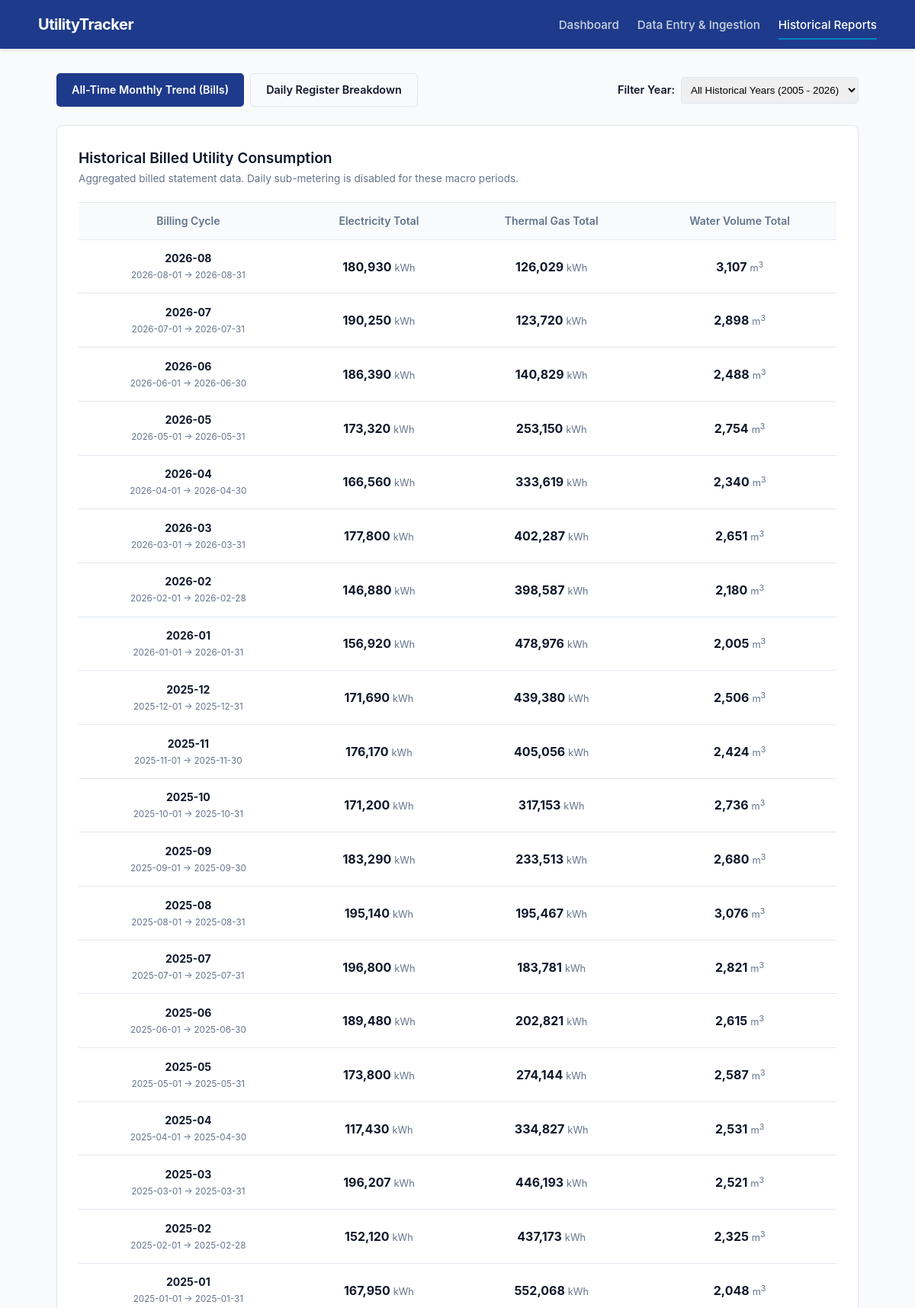
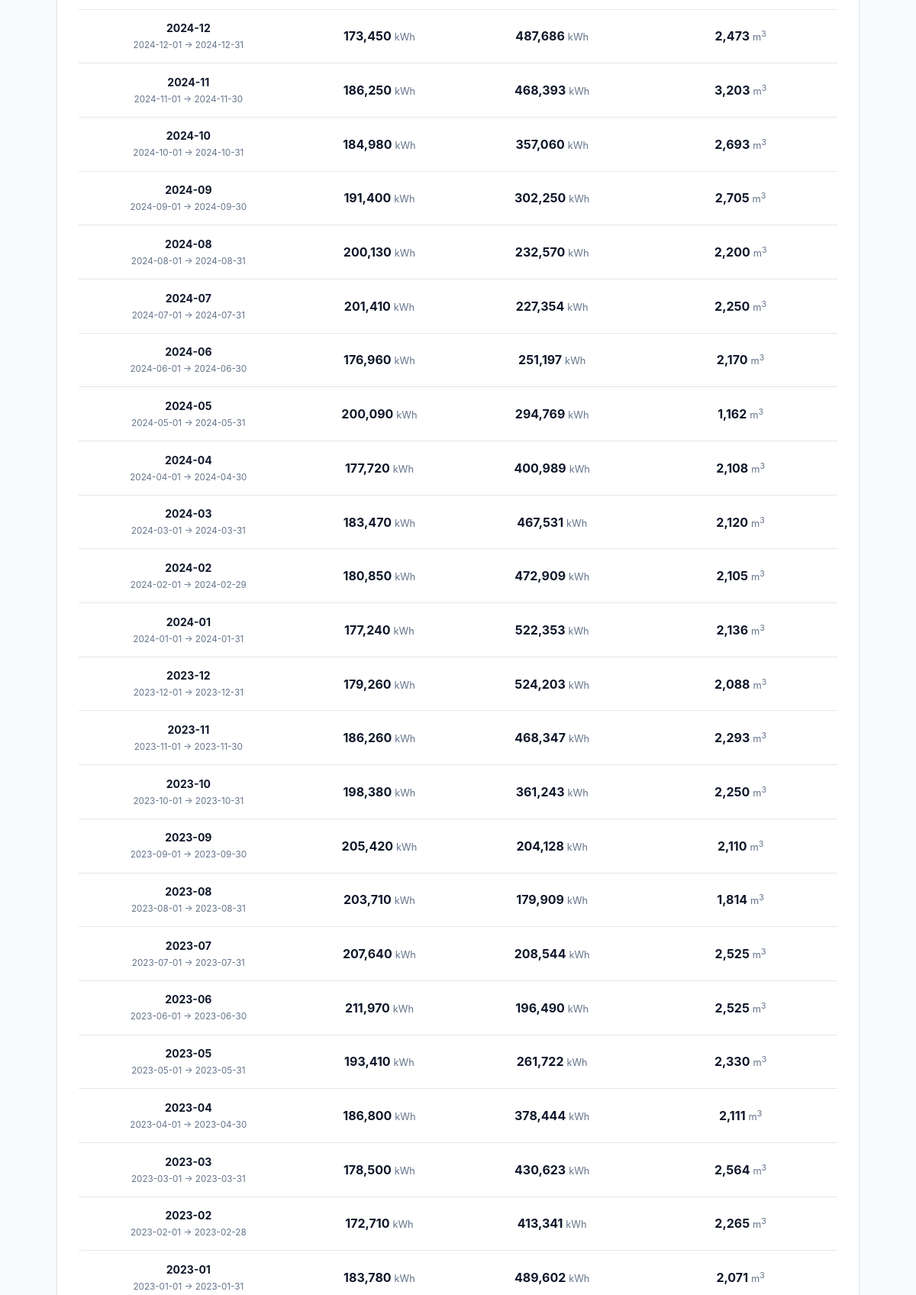
The page /reports/ (upper part) on the database its author committed (2 pictures, top to bottom).
### utility_app/models.py (models this page shows, shortened)
class MonthlyUtilityBill(db.Model):
    __tablename__ = 'monthly_utility_bill'
    id = db.Column(db.Integer, primary_key=True)
    month = db.Column(db.String(7), nullable=False, unique=True)  # Format: "YYYY-MM"
    start_date = db.Column(db.String(10), nullable=False)         # "YYYY-MM-DD"
    end_date = db.Column(db.String(10), nullable=False)           # "YYYY-MM-DD"
    electricity_kwh = db.Column(db.Integer, nullable=False)       # Monthly billed total
    gas_kwh = db.Column(db.Integer, nullable=False)               # Monthly thermal total
    water_m3 = db.Column(db.Integer, nullable=False)              # Monthly volume total

### utility_app/blueprints/reports/routes.py (the view, shortened to what this page needs)
@reports_bp.route('/')
def index():
    view_type = request.args.get('view', 'monthly')  # 'monthly' or 'daily'
    selected_month = request.args.get('month', '')
    selected_year = request.args.get('year', '')
    daily_records = []
    has_daily_data = False
    query = MonthlyUtilityBill.query.order_by(MonthlyUtilityBill.month.desc())
    if selected_year:
        query = query.filter(MonthlyUtilityBill.month.startswith(selected_year))
    monthly_bills = query.all()
    available_years = sorted(list(set(b.month[:4] for b in MonthlyUtilityBill.query.all())), reverse=True)
    return render_template(
        'reports/index.html',
        view_type=view_type,
        selected_month=selected_month,
        selected_year=selected_year,
        has_daily_data=has_daily_data,
        daily_entries=daily_records,
        monthly_bills=monthly_bills,
        available_years=available_years
    )

### utility_app/templates/reports/index.html (shortened to what this page needs)
{% extends "base.html" %}
{% block content %}
<div style="display: flex; justify-content: space-between; align-items: center; margin-bottom: 1.5rem; flex-wrap: wrap; gap: 1rem;">
    <div style="display: flex; gap: 0.5rem;">
        <a href="{{ url_for('reports.index', view='monthly', year=selected_year) }}"
           class="btn {% if view_type == 'monthly' %}btn-primary{% else %}btn-outline{% endif %}">
           All-Time Monthly Trend (Bills)
        </a>
        <a href="{{ url_for('reports.index', view='daily', month=selected_month) }}"
           class="btn {% if view_type == 'daily' %}btn-primary{% else %}btn-outline{% endif %}">
           Daily Register Breakdown
        </a>
    </div>
    {% if view_type == 'monthly' %}
    <form method="GET" action="{{ url_for('reports.index') }}" style="display: flex; align-items: center; gap: 0.5rem;">
        <label for="year-select" style="margin: 0; font-size: 0.9rem;">Filter Year:</label>
        <select id="year-select" name="year" onchange="this.form.submit()" style="padding: 0.5rem; border: 1px solid var(--border); border-radius: 4px;">
            <option value="">All Historical Years (2005 - 2026)</option>
        </select>
    </form>
    {% endif %}
</div>
{% if view_type == 'monthly' %}
<div class="card">
    <div class="card-header">
        <div class="card-title">Historical Billed Utility Consumption {% if selected_year %}({{ selected_year }}){% endif %}</div>
        <div class="card-subtitle">Aggregated billed statement data. Daily sub-metering is disabled for these macro periods.</div>
    </div>
    <table>
        <thead>
            <tr>
                <th>Billing Cycle</th>
                <th>Electricity Total</th>
                <th>Thermal Gas Total</th>
                <th>Water Volume Total</th>
            </tr>
        </thead>
        <tbody>
            {% for b in monthly_bills %}
            <tr>
                <td>
                    <strong>{{ b.month }}</strong>
                    <br><small style="color: var(--text-muted);">{{ b.start_date }} &rarr; {{ b.end_date }}</small>
                </td>
                <td>
                    <span style="font-weight: 700; font-size: 1rem;">{{ "{:,d}".format(b.electricity_kwh) }}</span>
                    <span style="font-size: 0.8rem; color: var(--text-muted);">kWh</span>
                </td>
                <td>
                    <span style="font-weight: 700; font-size: 1rem;">{{ "{:,d}".format(b.gas_kwh) }}</span>
                    <span style="font-size: 0.8rem; color: var(--text-muted);">kWh</span>
                </td>
                <td>
                    <span style="font-weight: 700; font-size: 1rem;">{{ "{:,d}".format(b.water_m3) }}</span>
                    <span style="font-size: 0.8rem; color: var(--text-muted);">m<sup>3</sup></span>
                </td>
            </tr>
            {% else %}
            <tr>
                <td colspan="4" class="empty-state">No utility billing statements recorded for this selection.</td>
            </tr>
            {% endfor %}
        </tbody>
    </table>
</div>
{% endif %}
{% endblock %}

### utility_app/templates/base.html (shortened to what this page needs)
<!DOCTYPE html>
<html lang="en">
<head>
</head>
<body>
    <header>
        <div class="nav-container">
            <a href="{{ url_for('dashboard.index') }}" class="nav-brand">UtilityTracker</a>
            <ul class="nav-links">
                <li><a href="{{ url_for('dashboard.index') }}" class="{% if request.blueprint == 'dashboard' %}active{% endif %}">Dashboard</a></li>
                <li><a href="{{ url_for('entry.index') }}" class="{% if request.blueprint == 'entry' %}active{% endif %}">Data Entry & Ingestion</a></li>
                <li><a href="{{ url_for('reports.index') }}" class="{% if request.blueprint == 'reports' %}active{% endif %}">Historical Reports</a></li>
            </ul>
        </div>
    </header>
    <main>
        {% block content %}{% endblock %}
    </main>
</body>
</html>

### utility_app/templates/base.html (style rules this page uses)
:root { --primary: #1e3a8a; --primary-hover: #172554; --accent: #0284c7; --bg: #f8fafc; --card-bg: #ffffff; --text-main: #0f172a; --text-muted: #64748b; --border: #e2e8f0; --success: #16a34a; --danger: #dc2626; --info: #0284c7; }
* { box-sizing: border-box; margin: 0; padding: 0; }
body { font-family: -apple-system, BlinkMacSystemFont, "Segoe UI", Roboto, Helvetica, Arial, sans-serif; background-color: var(--bg); color: var(--text-main); line-height: 1.5; }
header { background-color: var(--primary); color: white; padding: 0 2rem; box-shadow: 0 2px 4px rgba(0,0,0,0.1); }
.nav-container { max-width: 1100px; margin: auto; display: flex; justify-content: space-between; align-items: center; height: 64px; }
.nav-brand { font-size: 1.25rem; font-weight: 700; letter-spacing: -0.5px; color: white; text-decoration: none; }
.nav-links { display: flex; gap: 1.5rem; list-style: none; }
.nav-links a { color: #cbd5e1; text-decoration: none; font-weight: 500; font-size: 0.95rem; transition: color 0.2s; padding: 0.5rem 0; }
.nav-links a:hover, .nav-links a.active { color: #ffffff; border-bottom: 2px solid var(--accent); }
main { max-width: 1100px; margin: 2rem auto; padding: 0 1.5rem; }
.card { background: var(--card-bg); border: 1px solid var(--border); border-radius: 8px; padding: 1.75rem; box-shadow: 0 1px 3px rgba(0,0,0,0.05); margin-bottom: 1.5rem; }
.card-header { margin-bottom: 1.25rem; }
.card-title { font-size: 1.2rem; font-weight: 600; color: var(--text-main); }
.card-subtitle { font-size: 0.85rem; color: var(--text-muted); margin-top: 2px; }
label { font-size: 0.85rem; font-weight: 600; color: var(--text-main); margin-bottom: 0.35rem; }
.btn { display: inline-flex; justify-content: center; align-items: center; padding: 0.65rem 1.25rem; border-radius: 5px; font-size: 0.9rem; font-weight: 600; cursor: pointer; border: none; text-decoration: none; transition: background-color 0.2s; }
.btn-primary { background-color: var(--primary); color: white; }
.btn-outline { background-color: transparent; border: 1px solid var(--border); color: var(--text-main); }
table { width: 100%; border-collapse: collapse; margin-top: 1rem; }
th, td { padding: 0.85rem 1rem; text-align: center; border-bottom: 1px solid var(--border); font-size: 0.875rem; }
th { background-color: #f8fafc; font-weight: 600; color: var(--text-muted); border-top: 1px solid var(--border); }

### rows shown on the page
MonthlyUtilityBill: month "2026-08", start_date "2026-08-01", end_date "2026-08-31", electricity_kwh "180,930", gas_kwh "126,029", water_m3 "3,107"
MonthlyUtilityBill: month "2026-07", start_date "2026-07-01", end_date "2026-07-31", electricity_kwh "190,250", gas_kwh "123,720", water_m3 "2,898"
MonthlyUtilityBill: month "2026-06", start_date "2026-06-01", end_date "2026-06-30", electricity_kwh "186,390", gas_kwh "140,829", water_m3 "2,488"
MonthlyUtilityBill: month "2026-05", start_date "2026-05-01", end_date "2026-05-31", electricity_kwh "173,320", gas_kwh "253,150", water_m3 "2,754"
MonthlyUtilityBill: month "2026-04", start_date "2026-04-01", end_date "2026-04-30", electricity_kwh "166,560", gas_kwh "333,619", water_m3 "2,340"
MonthlyUtilityBill: month "2026-03", start_date "2026-03-01", end_date "2026-03-31", electricity_kwh "177,800", gas_kwh "402,287", water_m3 "2,651"
MonthlyUtilityBill: month "2026-02", start_date "2026-02-01", end_date "2026-02-28", electricity_kwh "146,880", gas_kwh "398,587", water_m3 "2,180"
MonthlyUtilityBill: month "2026-01", start_date "2026-01-01", end_date "2026-01-31", electricity_kwh "156,920", gas_kwh "478,976", water_m3 "2,005"
MonthlyUtilityBill: month "2025-12", start_date "2025-12-01", end_date "2025-12-31", electricity_kwh "171,690", gas_kwh "439,380", water_m3 "2,506"
MonthlyUtilityBill: month "2025-11", start_date "2025-11-01", end_date "2025-11-30", electricity_kwh "176,170", gas_kwh "405,056", water_m3 "2,424"
MonthlyUtilityBill: month "2025-10", start_date "2025-10-01", end_date "2025-10-31", electricity_kwh "171,200", gas_kwh "317,153", water_m3 "2,736"
MonthlyUtilityBill: month "2025-09", start_date "2025-09-01", end_date "2025-09-30", electricity_kwh "183,290", gas_kwh "233,513", water_m3 "2,680"
MonthlyUtilityBill: month "2025-08", start_date "2025-08-01", end_date "2025-08-31", electricity_kwh "195,140", gas_kwh "195,467", water_m3 "3,076"
MonthlyUtilityBill: month "2025-07", start_date "2025-07-01", end_date "2025-07-31", electricity_kwh "196,800", gas_kwh "183,781", water_m3 "2,821"
MonthlyUtilityBill: month "2025-06", start_date "2025-06-01", end_date "2025-06-30", electricity_kwh "189,480", gas_kwh "202,821", water_m3 "2,615"
MonthlyUtilityBill: month "2025-05", start_date "2025-05-01", end_date "2025-05-31", electricity_kwh "173,800", gas_kwh "274,144", water_m3 "2,587"
MonthlyUtilityBill: month "2025-04", start_date "2025-04-01", end_date "2025-04-30", electricity_kwh "117,430", gas_kwh "334,827", water_m3 "2,531"
MonthlyUtilityBill: month "2025-03", start_date "2025-03-01", end_date "2025-03-31", electricity_kwh "196,207", gas_kwh "446,193", water_m3 "2,521"
MonthlyUtilityBill: month "2025-02", start_date "2025-02-01", end_date "2025-02-28", electricity_kwh "152,120", gas_kwh "437,173", water_m3 "2,325"
MonthlyUtilityBill: month "2025-01", start_date "2025-01-01", end_date "2025-01-31", electricity_kwh "167,950", gas_kwh "552,068", water_m3 "2,048"
MonthlyUtilityBill: month "2024-12", start_date "2024-12-01", end_date "2024-12-31", electricity_kwh "173,450", gas_kwh "487,686", water_m3 "2,473"
MonthlyUtilityBill: month "2024-11", start_date "2024-11-01", end_date "2024-11-30", electricity_kwh "186,250", gas_kwh "468,393", water_m3 "3,203"
MonthlyUtilityBill: month "2024-10", start_date "2024-10-01", end_date "2024-10-31", electricity_kwh "184,980", gas_kwh "357,060", water_m3 "2,693"
MonthlyUtilityBill: month "2024-09", start_date "2024-09-01", end_date "2024-09-30", electricity_kwh "191,400", gas_kwh "302,250", water_m3 "2,705"
MonthlyUtilityBill: month "2024-08", start_date "2024-08-01", end_date "2024-08-31", electricity_kwh "200,130", gas_kwh "232,570", water_m3 "2,200"
MonthlyUtilityBill: month "2024-07", start_date "2024-07-01", end_date "2024-07-31", electricity_kwh "201,410", gas_kwh "227,354", water_m3 "2,250"
MonthlyUtilityBill: month "2024-06", start_date "2024-06-01", end_date "2024-06-30", electricity_kwh "176,960", gas_kwh "251,197", water_m3 "2,170"
MonthlyUtilityBill: month "2024-05", start_date "2024-05-01", end_date "2024-05-31", electricity_kwh "200,090", gas_kwh "294,769", water_m3 "1,162"
MonthlyUtilityBill: month "2024-04", start_date "2024-04-01", end_date "2024-04-30", electricity_kwh "177,720", gas_kwh "400,989", water_m3 "2,108"
MonthlyUtilityBill: month "2024-03", start_date "2024-03-01", end_date "2024-03-31", electricity_kwh "183,470", gas_kwh "467,531", water_m3 "2,120"
MonthlyUtilityBill: month "2024-02", start_date "2024-02-01", end_date "2024-02-29", electricity_kwh "180,850", gas_kwh "472,909", water_m3 "2,105"
MonthlyUtilityBill: month "2024-01", start_date "2024-01-01", end_date "2024-01-31", electricity_kwh "177,240", gas_kwh "522,353", water_m3 "2,136"
MonthlyUtilityBill: month "2023-12", start_date "2023-12-01", end_date "2023-12-31", electricity_kwh "179,260", gas_kwh "524,203", water_m3 "2,088"
MonthlyUtilityBill: month "2023-11", start_date "2023-11-01", end_date "2023-11-30", electricity_kwh "186,260", gas_kwh "468,347", water_m3 "2,293"
MonthlyUtilityBill: month "2023-10", start_date "2023-10-01", end_date "2023-10-31", electricity_kwh "198,380", gas_kwh "361,243", water_m3 "2,250"
MonthlyUtilityBill: month "2023-09", start_date "2023-09-01", end_date "2023-09-30", electricity_kwh "205,420", gas_kwh "204,128", water_m3 "2,110"
MonthlyUtilityBill: month "2023-08", start_date "2023-08-01", end_date "2023-08-31", electricity_kwh "203,710", gas_kwh "179,909", water_m3 "1,814"
MonthlyUtilityBill: month "2023-07", start_date "2023-07-01", end_date "2023-07-31", electricity_kwh "207,640", gas_kwh "208,544", water_m3 "2,525"
MonthlyUtilityBill: month "2023-06", start_date "2023-06-01", end_date "2023-06-30", electricity_kwh "211,970", gas_kwh "196,490", water_m3 "2,525"
MonthlyUtilityBill: month "2023-05", start_date "2023-05-01", end_date "2023-05-31", electricity_kwh "193,410", gas_kwh "261,722", water_m3 "2,330"
MonthlyUtilityBill: month "2023-04", start_date "2023-04-01", end_date "2023-04-30", electricity_kwh "186,800", gas_kwh "378,444", water_m3 "2,111"
MonthlyUtilityBill: month "2023-03", start_date "2023-03-01", end_date "2023-03-31", electricity_kwh "178,500", gas_kwh "430,623", water_m3 "2,564"
MonthlyUtilityBill: month "2023-02", start_date "2023-02-01", end_date "2023-02-28", electricity_kwh "172,710", gas_kwh "413,341", water_m3 "2,265"
MonthlyUtilityBill: month "2023-01", start_date "2023-01-01", end_date "2023-01-31", electricity_kwh "183,780", gas_kwh "489,602", water_m3 "2,071"
